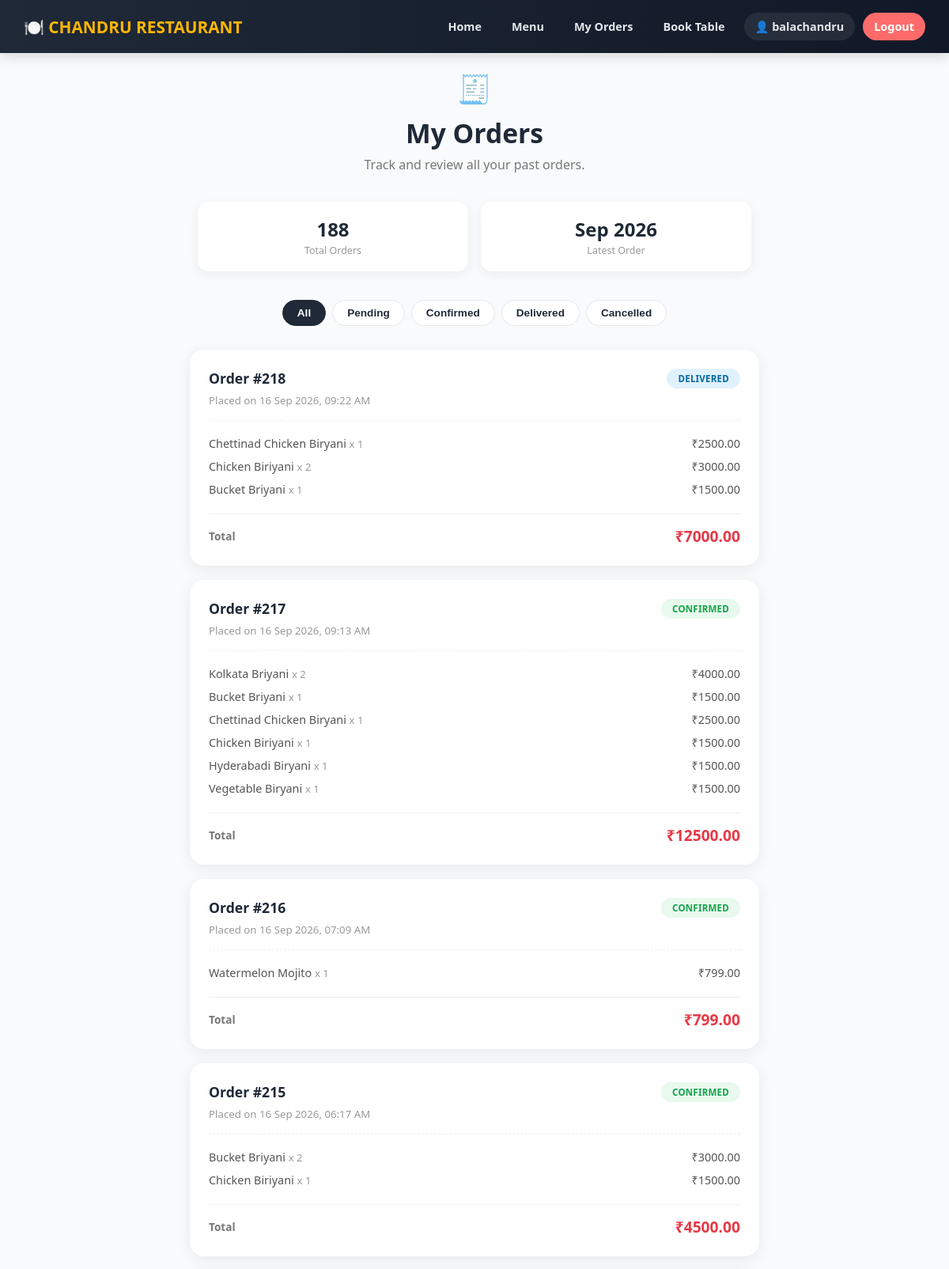
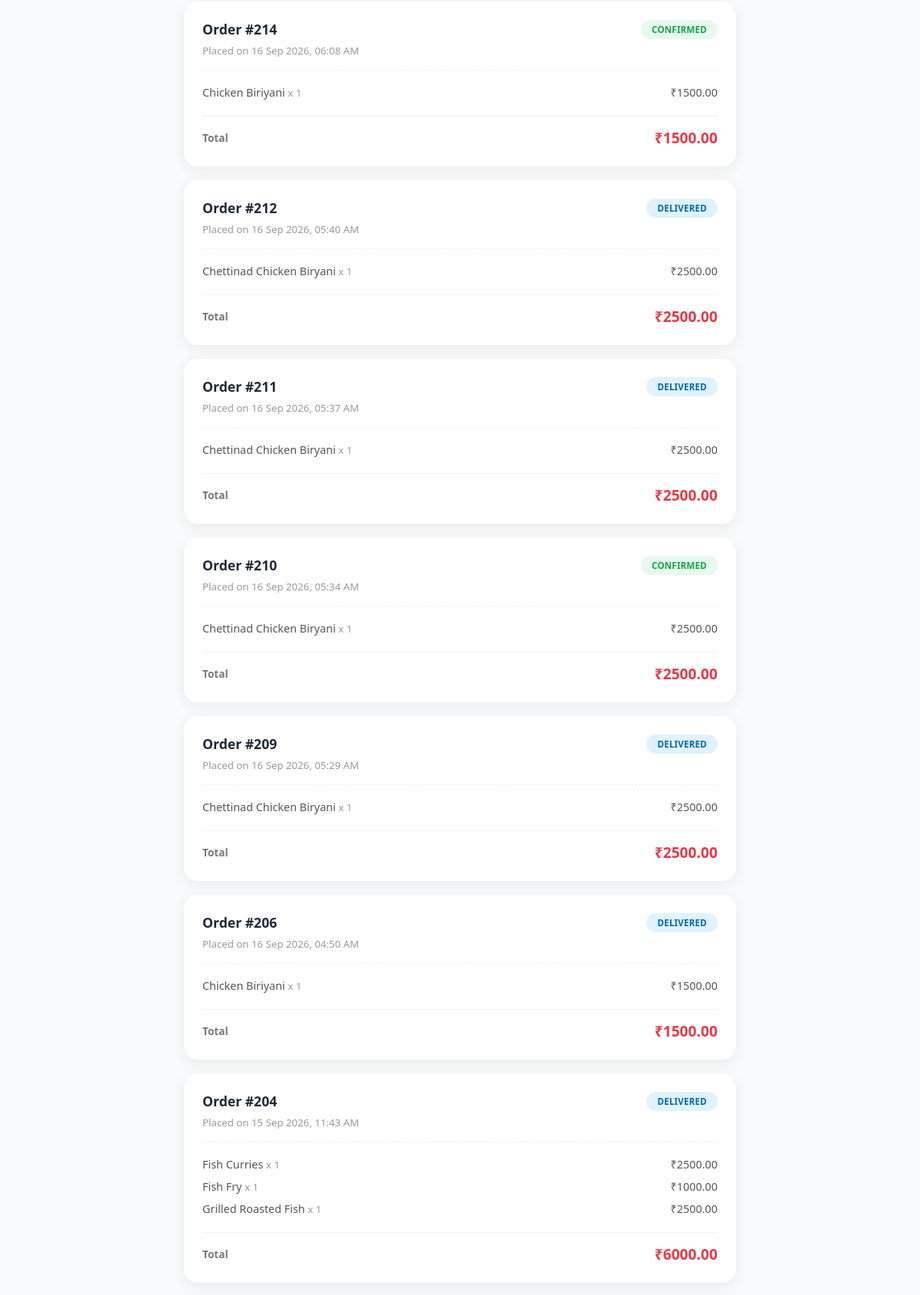
The page /orders/history/ (signed in, upper part) on the database its author committed (2 pictures, top to bottom).
### orders/models.py (models this page shows, shortened)
class Order(models.Model):
    STATUS_CHOICES = [
        ('pending', 'Pending'),
        ('confirmed', 'Confirmed'),
        ('preparing', 'Preparing'),
        ('ready', 'Ready'),
        ('delivered', 'Delivered'),
        ('cancelled', 'Cancelled'),
    ]
    user = models.ForeignKey(User, on_delete=models.CASCADE, related_name='orders')
    table = models.ForeignKey(Table, on_delete=models.SET_NULL, null=True, blank=True, related_name='orders')
    status = models.CharField(max_length=20, choices=STATUS_CHOICES, default='pending')
    coupon = models.ForeignKey(Coupon, on_delete=models.SET_NULL, null=True, blank=True, related_name='orders')
    discount_amount = models.DecimalField(max_digits=10, decimal_places=2, default=0)
    total_amount = models.DecimalField(max_digits=10, decimal_places=2, default=0)
    created_at = models.DateTimeField(auto_now_add=True)
    class Meta:
        ordering = ['-created_at']

class OrderItem(models.Model):
    order = models.ForeignKey(Order, on_delete=models.CASCADE, related_name='items')
    food_item = models.ForeignKey(FoodItem, on_delete=models.CASCADE)
    quantity = models.PositiveIntegerField(default=1)
    price = models.DecimalField(max_digits=8, decimal_places=2)
    def subtotal(self):
        return self.quantity * self.price

### menu/models.py (models this page shows, shortened)
class FoodItem(models.Model):
    category = models.ForeignKey(
        Category, on_delete=models.CASCADE, related_name='items'
    )
    name = models.CharField(max_length=150)
    description = models.TextField(blank=True)
    price = models.DecimalField(max_digits=8, decimal_places=2)
    image = models.ImageField(upload_to='food_images/', blank=True, null=True)
    is_available = models.BooleanField(default=True)
    is_veg = models.BooleanField(default=True)  # True = Veg, False = Non-Veg
    created_at = models.DateTimeField(auto_now_add=True)
    class Meta:
        ordering = ['name']

### orders/views.py (the view)
# urls.py: path('history/', views.order_history, name='order_history'),
@login_required
def order_history(request):
    orders = Order.objects.filter(user=request.user).prefetch_related('items')
    return render(request, 'orders/order_history.html', {'orders': orders})

### templates/orders/order_history.html (shortened to what this page needs)
{% extends 'base.html' %}
{% block content %}
<div class="orders-hero">
    <div class="icon">🧾</div>
    <h1>My Orders</h1>
    <p>Track and review all your past orders.</p>
</div>
{% if orders %}
    <div class="orders-stats">
        <div class="stat-box">
            <div class="stat-num">{{ orders|length }}</div>
            <div class="stat-lbl">Total Orders</div>
        </div>
        <div class="stat-box">
            <div class="stat-num">{{ orders.0.created_at|date:"M Y" }}</div>
            <div class="stat-lbl">Latest Order</div>
        </div>
    </div>
    <div class="order-filter-tabs">
        <button class="order-filter-tab active" data-status="all" onclick="filterOrders(this, 'all')">All</button>
        <button class="order-filter-tab" data-status="pending" onclick="filterOrders(this, 'pending')">Pending</button>
        <button class="order-filter-tab" data-status="confirmed" onclick="filterOrders(this, 'confirmed')">Confirmed</button>
        <button class="order-filter-tab" data-status="delivered" onclick="filterOrders(this, 'delivered')">Delivered</button>
        <button class="order-filter-tab" data-status="cancelled" onclick="filterOrders(this, 'cancelled')">Cancelled</button>
    </div>
    <div class="orders-list" id="ordersList">
        {% for order in orders %}
            <div class="order-card" data-status="{{ order.status }}">
                <div class="order-card-top">
                    <h3>Order #{{ order.id }}</h3>
                    <span class="order-status-badge {{ order.status }}">{{ order.status }}</span>
                </div>
                <p class="order-date">Placed on {{ order.created_at|date:"d M Y, h:i A" }}</p>
                <ul class="order-items-list">
                    {% for item in order.items.all %}
                        <li>
                            <span>{{ item.food_item.name }} <span class="item-qty">x {{ item.quantity }}</span></span>
                            <span>₹{{ item.subtotal }}</span>
                        </li>
                    {% endfor %}
                </ul>
                <div class="order-total-row">
                    <span class="total-label">Total</span>
                    <span class="total-value">₹{{ order.total_amount }}</span>
                </div>
            </div>
        {% endfor %}
    </div>
{% endif %}
{% endblock %}

### templates/includes/navbar.html (shortened to what this page needs)
<nav class="navbar">
    <a href="{% url 'home' %}" class="brand">🍽️ CHANDRU RESTAURANT</a>
    <div class="nav-links">
        <a href="{% url 'home' %}">Home</a>
        <a href="{% url 'menu_list' %}">Menu</a>
        {% if user.is_authenticated %}
            <a href="{% url 'orders:order_history' %}">My Orders</a>
            <a href="{% url 'book_table' %}">Book Table</a>
            <a href="{% url 'accounts:profile' %}" class="nav-profile">
                👤 {{ user.get_full_name|default:user.username }}
            </a>
            <a href="{% url 'accounts:logout' %}" class="nav-cta">Logout</a>
        {% else %}
            <a href="{% url 'accounts:login' %}">Login</a>
            <a href="{% url 'accounts:signup' %}" class="nav-cta">Signup</a>
        {% endif %}
    </div>
</nav>

### static/css/style.css (style rules this page uses)
* { margin: 0; padding: 0; box-sizing: border-box; }
body { font-family: 'Segoe UI', sans-serif; background-color: #f9fafb; color: #1f2937; }
a { text-decoration: none; }

### templates/includes/navbar.html (style rules this page uses)
.navbar { display: flex; justify-content: space-between; align-items: center; background: linear-gradient(90deg, #1f2937, #111827); padding: 16px 30px; flex-wrap: wrap; box-shadow: 0 4px 15px rgba(0,0,0,0.15); }
.navbar a { text-decoration: none; }
.navbar .brand { font-size: 1.3rem; font-weight: 800; color: #ffb703; text-decoration: none; }
.nav-links { display: flex; gap: 10px; align-items: center; flex-wrap: wrap; }
.nav-links a { color: #e5e7eb; font-weight: 600; font-size: 0.9rem; padding: 8px 14px; border-radius: 20px; text-decoration: none; transition: background-color 0.2s, color 0.2s; white-space: nowrap; }
.nav-links a.nav-cta { background-color: #ff6b6b; color: #fff; }
.nav-links a.nav-profile { background-color: rgba(255, 255, 255, 0.08); display: flex; align-items: center; gap: 6px; }

### templates/orders/order_history.html (style rules this page uses)
.orders-hero { text-align: center; margin-bottom: 36px; }
.orders-hero .icon { font-size: 2.2rem; margin-bottom: 10px; }
.orders-hero h1 { font-size: 2.1rem; font-weight: 800; color: #1f2937; margin-bottom: 6px; }
.orders-hero p { color: #777; font-size: 1rem; }
.orders-stats { display: grid; grid-template-columns: repeat(auto-fit, minmax(150px, 1fr)); gap: 16px; max-width: 700px; margin: 0 auto 36px; }
.stat-box { background: #fff; border-radius: 14px; padding: 18px; text-align: center; box-shadow: 0 4px 14px rgba(0,0,0,0.06); }
.stat-box .stat-num { font-size: 1.5rem; font-weight: 800; color: #1f2937; }
.stat-box .stat-lbl { font-size: 0.78rem; color: #999; margin-top: 2px; }
.order-filter-tabs { display: flex; justify-content: center; gap: 8px; margin-bottom: 30px; flex-wrap: wrap; }
.order-filter-tab { padding: 8px 18px; border-radius: 24px; border: 1.5px solid #e5e7eb; background: #fff; color: #1f2937; font-weight: 600; font-size: 0.85rem; cursor: pointer; transition: background-color 0.2s, color 0.2s, border-color 0.2s; }
.order-filter-tab.active { background-color: #1f2937; color: #fff; border-color: #1f2937; }
.orders-list { max-width: 720px; margin: 0 auto; display: flex; flex-direction: column; gap: 18px; }
.order-card { background: #fff; border-radius: 18px; box-shadow: 0 4px 18px rgba(0,0,0,0.07); padding: 24px; transition: box-shadow 0.2s; }
.order-card-top { display: flex; justify-content: space-between; align-items: flex-start; margin-bottom: 6px; flex-wrap: wrap; gap: 8px; }
.order-card-top h3 { font-size: 1.1rem; color: #1f2937; font-weight: 800; }
.order-status-badge { font-size: 0.72rem; font-weight: 700; padding: 5px 14px; border-radius: 16px; text-transform: uppercase; letter-spacing: 0.02em; white-space: nowrap; }
.order-status-badge.confirmed { background: #e8f9ee; color: #16a34a; }
.order-status-badge.delivered { background: #e0f2fe; color: #0369a1; }
.order-date { color: #999; font-size: 0.83rem; margin-bottom: 16px; }
.order-items-list { list-style: none; padding: 0; margin: 0 0 16px; border-top: 1px dashed #eee; padding-top: 14px; }
.order-items-list li { display: flex; justify-content: space-between; font-size: 0.9rem; color: #555; padding: 5px 0; }
.order-items-list li .item-qty { color: #999; font-size: 0.82rem; }
.order-total-row { display: flex; justify-content: space-between; align-items: center; padding-top: 14px; border-top: 1px solid #f0f0f0; }
.order-total-row .total-label { font-size: 0.85rem; color: #777; font-weight: 600; }
.order-total-row .total-value { font-size: 1.2rem; font-weight: 800; color: #e63946; }

### rows shown on the page
Order: created_at "Sep 2026", id "218", status "DELIVERED", created_at "16 Sep 2026, 09:22 AM", total_amount "7000.00"
OrderItem: food_item.name "Chettinad Chicken Biryani", quantity "1", subtotal "2500.00"
OrderItem: food_item.name "Chicken Biriyani", quantity "2", subtotal "3000.00"
OrderItem: food_item.name "Bucket Briyani", quantity "1", subtotal "1500.00"
Order: id "217", status "CONFIRMED", created_at "16 Sep 2026, 09:13 AM", total_amount "12500.00"
OrderItem: food_item.name "Kolkata Briyani", quantity "2", subtotal "4000.00"
OrderItem: food_item.name "Bucket Briyani", quantity "1", subtotal "1500.00"
OrderItem: food_item.name "Chettinad Chicken Biryani", quantity "1", subtotal "2500.00"
OrderItem: food_item.name "Chicken Biriyani", quantity "1", subtotal "1500.00"
OrderItem: food_item.name "Hyderabadi Biryani", quantity "1", subtotal "1500.00"
OrderItem: food_item.name "Vegetable Biryani", quantity "1", subtotal "1500.00"
Order: id "216", status "CONFIRMED", created_at "16 Sep 2026, 07:09 AM", total_amount "799.00"
OrderItem: food_item.name "Watermelon Mojito", quantity "1", subtotal "799.00"
Order: id "215", status "CONFIRMED", created_at "16 Sep 2026, 06:17 AM", total_amount "4500.00"
OrderItem: food_item.name "Bucket Briyani", quantity "2", subtotal "3000.00"
OrderItem: food_item.name "Chicken Biriyani", quantity "1", subtotal "1500.00"
Order: id "214", status "CONFIRMED", created_at "16 Sep 2026, 06:08 AM", total_amount "1500.00"
OrderItem: food_item.name "Chicken Biriyani", quantity "1", subtotal "1500.00"
Order: id "212", status "DELIVERED", created_at "16 Sep 2026, 05:40 AM", total_amount "2500.00"
OrderItem: food_item.name "Chettinad Chicken Biryani", quantity "1", subtotal "2500.00"
Order: id "211", status "DELIVERED", created_at "16 Sep 2026, 05:37 AM", total_amount "2500.00"
OrderItem: food_item.name "Chettinad Chicken Biryani", quantity "1", subtotal "2500.00"
Order: id "210", status "CONFIRMED", created_at "16 Sep 2026, 05:34 AM", total_amount "2500.00"
OrderItem: food_item.name "Chettinad Chicken Biryani", quantity "1", subtotal "2500.00"
Order: id "209", status "DELIVERED", created_at "16 Sep 2026, 05:29 AM", total_amount "2500.00"
OrderItem: food_item.name "Chettinad Chicken Biryani", quantity "1", subtotal "2500.00"
Order: id "206", status "DELIVERED", created_at "16 Sep 2026, 04:50 AM", total_amount "1500.00"
OrderItem: food_item.name "Chicken Biriyani", quantity "1", subtotal "1500.00"
Order: id "204", status "DELIVERED", created_at "15 Sep 2026, 11:43 AM", total_amount "6000.00"
OrderItem: food_item.name "Fish Curries", quantity "1", subtotal "2500.00"
OrderItem: food_item.name "Fish Fry", quantity "1", subtotal "1000.00"
OrderItem: food_item.name "Grilled Roasted Fish", quantity "1", subtotal "2500.00"

### other values the page prints
{{ user.get_full_name|default:user.username }} "balachandru"
{{ orders|length }} "188"
